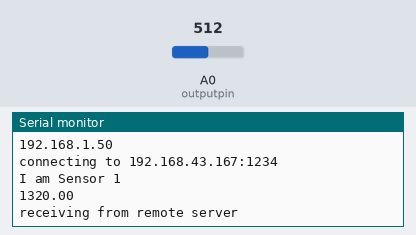
Simulated run of this sketch. Board: ESP8266 (NodeMCU). On the bench: the last lines printed to the serial monitor. The inputs (shaded band) are chosen by the test bench; at power-on: A0 (outputpin) = 512. WiFi joins after 1.5 s; servers stay silent unless stated.

Above: at 3.0 s.
3.1 s: A0 (outputpin) set to 716
At 4.6 s:
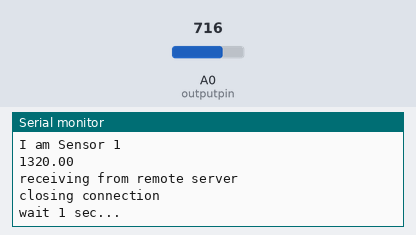
5.3 s: A0 (outputpin) set to 900
At 8.3 s:
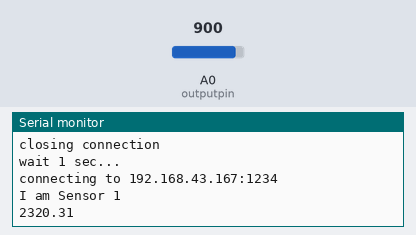
Timing chart, 0 to 9.8 s (numbered marks = the images above; inputs shaded):
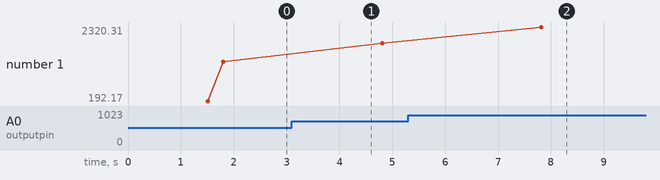

Measured:
- after the input at 5.3 s, the serial monitor: prints a new line after 2.5 s (image 2)
- plotted number 1: 1320 → 1845.94 after the input at 3.1 s, 1845.94 → 2320.31 after the input at 5.3 s

The sketch:

WiFiClientBasic.ino
```cpp
/*
    This sketch sends a string to a TCP server, and prints a one-line response.
    You must run a TCP server in your local network.
    For example, on Linux you can use this command: nc -v -l 3000
*/

#include <ESP8266WiFi.h>
#include <ESP8266WiFiMulti.h>

#ifndef STASSID
#define STASSID "HUAWEI nova 3i"
#define STAPSK  "saragamal"
#endif

const char* ssid     = STASSID;
const char* password = STAPSK;

const char* host = "192.168.43.167";
const uint16_t port = 1234;

ESP8266WiFiMulti WiFiMulti;
  // Use WiFiClient class to create TCP connections
  WiFiClient client;

int outputpin = A0;

void setup() {
  Serial.begin(115200);

  // We start by connecting to a WiFi network
  WiFi.mode(WIFI_STA);
  WiFiMulti.addAP(ssid, password);

  Serial.println();
  Serial.println();
  Serial.print("Wait for WiFi... ");

  while (WiFiMulti.run() != WL_CONNECTED) {
    Serial.print(".");
    delay(100);
  }

  Serial.println("");
  Serial.println("WiFi connected");
  Serial.println("IP address: ");
  Serial.println(WiFi.localIP());

  delay(100);


  if (!client.connect(host, port)) {
    Serial.println("connection failed");
    Serial.println("wait 1 sec...");
    delay(1000);
    return;
  }

}

void loop() {
  Serial.print("connecting to ");
  Serial.print(host);
  Serial.print(':');
  Serial.println(port);

  int analogValue = analogRead(outputpin);
float millivolts = ((analogValue)/128.0)*3300.0;
float celsius = millivolts/10;
Serial.println("I am Sensor 1");
Serial.println(celsius);

//float fahrenheit = ((celsius * 9)/5 + 32);
//Serial.println(fahrenheit);
//delay(1000);

  // This will send the request to the server
  client.println(Serial.readString());

  //read back one line from server
  Serial.println("receiving from remote server");
  String line = client.readStringUntil('\r');
  Serial.println(line);

  Serial.println("closing connection");
  client.stop();

  Serial.println("wait 1 sec...");
  delay(1000);
}
```
